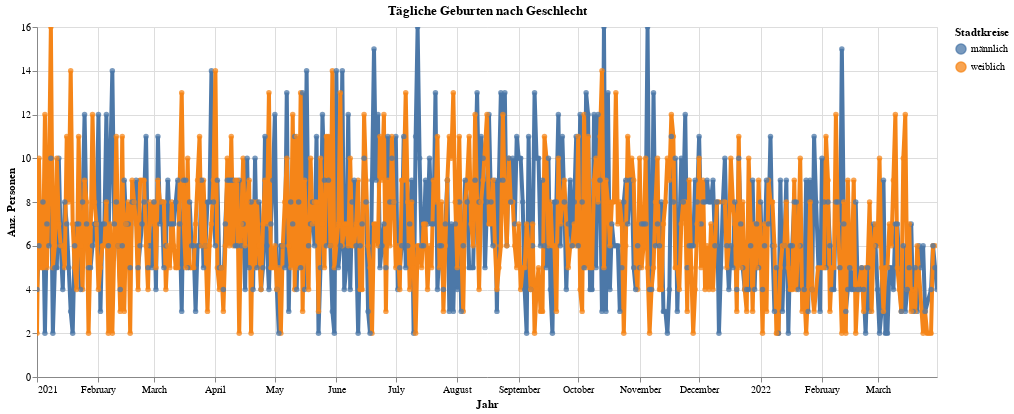

The notebook cell saved with this chart:
### Code cell
myTitle ="Tägliche Geburten nach Geschlecht"
highlight = alt.selection(type='single', on='mouseover',
                          fields=['KreisLang'], nearest=True)
#x='date:StichtagDatJahr',
base = alt.Chart(myAgg.reset_index().query('sum_WBev>1'), title=myTitle).encode(
    x=alt.X('GueltigAbDat', axis=alt.Axis(title='Jahr'))# , axis=alt.Axis(format='%', title='percentage')
    , y=alt.X('sum_WBev', axis=alt.Axis(title='Anz. Personen'))
    , color=alt.Color('SexLang', legend=alt.Legend(title="Stadtkreise", orient="right"))  
    ,tooltip=['GueltigAbDat', 'SexLang', 'sum_WBev']    
)
points = base.mark_circle().encode(
    opacity=alt.value(0.75)
).add_selection(
    highlight
).properties(
    width=900 , height=350
)
lines = base.mark_line().encode(
    size=alt.condition(~highlight, alt.value(0.5), alt.value(4))
).interactive()

lines + points

### Figure 1 — Vega-Lite specification as saved in the notebook (floating-point values rounded to 4 significant figures; data arrays with more than 128 entries replaced by an {"elided": "..."} marker saying what was removed)
{"config": {"view": {"continuousWidth": 400, "continuousHeight": 300}}, "layer": [{"mark": "line", "encoding": {"color": {"type": "nominal", "field": "SexLang", "legend": {"orient": "right", "title": "Stadtkreise"}}, "size": {"condition": {"value": 0.5, "selection": {"not": "selector009"}}, "value": 4}, "tooltip": [{"type": "temporal", "field": "GueltigAbDat"}, {"type": "nominal", "field": "SexLang"}, {"type": "quantitative", "field": "sum_WBev"}], "x": {"type": "temporal", "axis": {"title": "Jahr"}, "field": "GueltigAbDat"}, "y": {"type": "quantitative", "axis": {"title": "Anz. Personen"}, "field": "sum_WBev"}}, "selection": {"selector010": {"type": "interval", "bind": "scales", "encodings": ["x", "y"]}}, "title": "Tägliche Geburten nach Geschlecht"}, {"mark": "circle", "encoding": {"color": {"type": "nominal", "field": "SexLang", "legend": {"orient": "right", "title": "Stadtkreise"}}, "opacity": {"value": 0.75}, "tooltip": [{"type": "temporal", "field": "GueltigAbDat"}, {"type": "nominal", "field": "SexLang"}, {"type": "quantitative", "field": "sum_WBev"}], "x": {"type": "temporal", "axis": {"title": "Jahr"}, "field": "GueltigAbDat"}, "y": {"type": "quantitative", "axis": {"title": "Anz. Personen"}, "field": "sum_WBev"}}, "height": 350, "selection": {"selector009": {"type": "single", "on": "mouseover", "fields": ["KreisLang"], "nearest": true}}, "title": "Tägliche Geburten nach Geschlecht", "width": 900}], "data": {"name": "data-48fc5cf65f323236dc84022bbcc0db0c"}, "$schema": "https://vega.github.io/schema/vega-lite/v4.8.1.json", "datasets": {"data-48fc5cf65f323236dc84022bbcc0db0c": {"elided": "894 records"}}}
